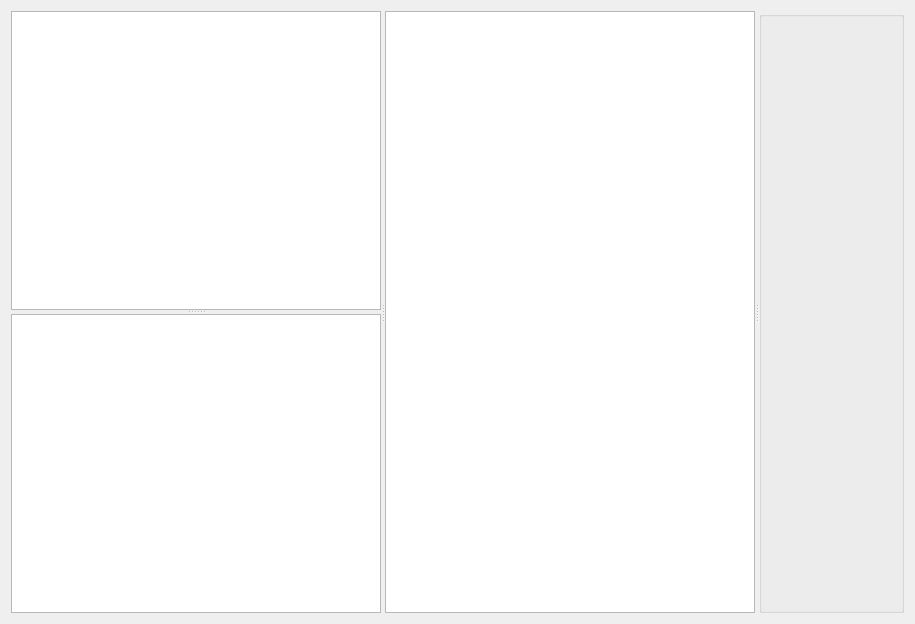
<?xml version="1.0" encoding="UTF-8"?>
<ui version="4.0">
 <class>LxDragDropWidget</class>
 <widget class="QWidget" name="LxDragDropWidget">
  <property name="geometry">
   <rect>
    <x>0</x>
    <y>0</y>
    <width>915</width>
    <height>624</height>
   </rect>
  </property>
  <property name="windowTitle">
   <string>LxDragDropWidget</string>
  </property>
  <layout class="QGridLayout" name="gridLayout">
   <item row="0" column="0">
    <widget class="QSplitter" name="splitter_3">
     <property name="orientation">
      <enum>Qt::Horizontal</enum>
     </property>
     <widget class="QSplitter" name="splitter_2">
      <property name="orientation">
       <enum>Qt::Horizontal</enum>
      </property>
      <widget class="QSplitter" name="splitter">
       <property name="orientation">
        <enum>Qt::Vertical</enum>
       </property>
       <widget class="lxQTreeWidget" name="treeWidget">
        <property name="styleSheet">
         <string notr="true"/>
        </property>
        <property name="dragEnabled">
         <bool>true</bool>
        </property>
        <property name="indentation">
         <number>10</number>
        </property>
        <property name="headerHidden">
         <bool>true</bool>
        </property>
        <column>
         <property name="text">
          <string>1</string>
         </property>
        </column>
       </widget>
       <widget class="lxQUndoView" name="undoView"/>
      </widget>
      <widget class="lxQGraphicsView" name="graphicsView"/>
     </widget>
     <widget class="QGroupBox" name="groupBox">
      <property name="title">
       <string/>
      </property>
     </widget>
    </widget>
   </item>
  </layout>
 </widget>
 <layoutdefault spacing="6" margin="11"/>
 <customwidgets>
  <customwidget>
   <class>lxQGraphicsView</class>
   <extends>QGraphicsView</extends>
   <header>lxqgraphicsview.h</header>
  </customwidget>
  <customwidget>
   <class>lxQTreeWidget</class>
   <extends>QTreeWidget</extends>
   <header>lxqtreewidget.h</header>
  </customwidget>
  <customwidget>
   <class>lxQUndoView</class>
   <extends>QUndoView</extends>
   <header>lxqundoview.h</header>
  </customwidget>
 </customwidgets>
 <resources>
  <include location="app.qrc"/>
 </resources>
 <connections/>
</ui>
